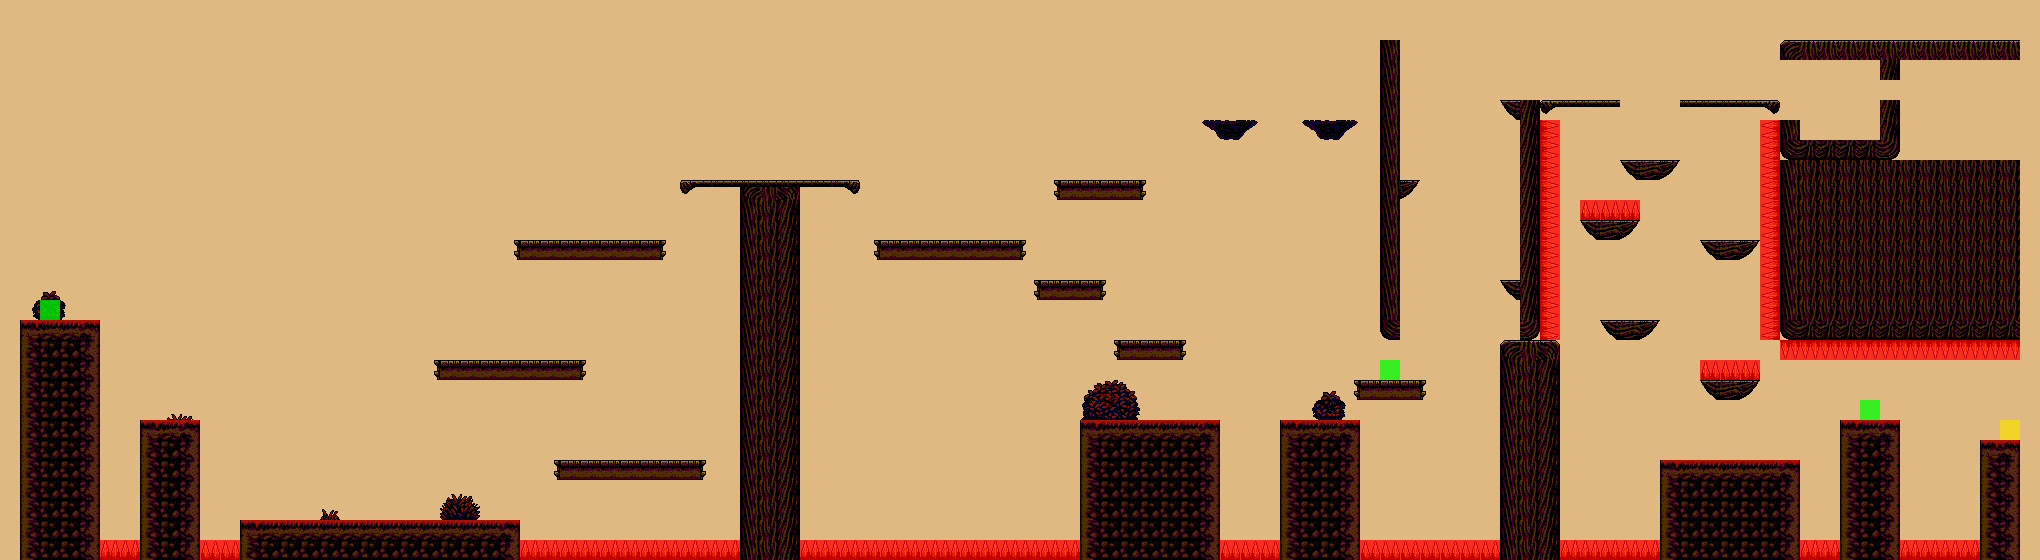

This game map was drawn from its Tiled (.tmx) file and the tilesets committed beside it. A one-line description and the trimmed map source follow:
An orthogonal 102x28 tile map with 20x20 px tiles, 4 tile layers (back, Map, no col, Logic), 2 tilesets and 42 objects.

<map version="1.10" tiledversion="1.11.0" orientation="orthogonal" renderorder="right-down" width="102" height="28" tilewidth="20" tileheight="20" infinite="0" nextlayerid="12" nextobjectid="61">
 <tileset firstgid="1" name="AutumnHillsTileset_8" tilewidth="20" tileheight="20" tilecount="625" columns="25">
  <image source="AutumnHillsTileset_8.png" width="500" height="500" />
 </tileset>
 <tileset firstgid="626" name="metadata" tilewidth="20" tileheight="20" tilecount="3" columns="3">
  <image source="metadata.png" width="60" height="20" />
 </tileset>
 <layer id="10" name="back" width="102" height="28">
  <properties>
   <property name="Draw" type="bool" value="false" />
  </properties>
  <data>[2856 cells, 2856 non-empty, 1 distinct tile ids]</data>
 </layer>
 <imagelayer id="11" name="Capa de Imagen 1" />
 <layer id="6" name="Map" width="102" height="28">
  <properties>
   <property name="Draw" type="bool" value="true" />
  </properties>
  <data>[2856 cells, 678 non-empty, 36 distinct tile ids]</data>
 </layer>
 <layer id="7" name="no col" width="102" height="28">
  <properties>
   <property name="Draw" type="bool" value="true" />
  </properties>
  <data>[2856 cells, 43 non-empty, 21 distinct tile ids]</data>
 </layer>
 <layer id="8" name="Logic" width="102" height="28">
  <properties>
   <property name="Draw" type="bool" value="false" />
  </properties>
  <data>[2856 cells, 94 non-empty, 3 distinct tile ids]</data>
 </layer>
 <objectgroup id="9" name="Collisions">
  <object id="12" x="20" y="320" width="80" height="240" />
  <object id="13" x="140" y="420" width="60" height="140" />
  <object id="14" x="240" y="520" width="280" height="40" />
  <object id="15" x="440" y="360" width="140" height="20" />
  <object id="16" x="560" y="460" width="140" height="20" />
  <object id="17" x="520" y="240" width="140" height="20" />
  <object id="20" x="680" y="180" width="180" height="20" />
  <object id="21" x="740" y="200" width="60" height="360" />
  <object id="22" x="880" y="240" width="140" height="20" />
  <object id="23" x="1040" y="280" width="60" height="20" />
  <object id="24" x="1060" y="180" width="80" height="20" />
  <object id="25" x="1120" y="340" width="60" height="20" />
  <object id="26" x="1080" y="420" width="140" height="140" />
  <object id="27" x="1360" y="380" width="60" height="20" />
  <object id="28" x="1280" y="420" width="80" height="140" />
  <object id="29" x="1380" y="40" width="20" height="300" />
  <object id="30" x="1200" y="120" width="60" height="20" />
  <object id="31" x="1300" y="120" width="60" height="20" />
  <object id="33" x="1520" y="100" width="20" height="240" />
  <object id="34" x="1500" y="340" width="60" height="220" />
  <object id="35" x="1500" y="280" width="20" height="20" />
  <object id="36" x="1400" y="180" width="20" height="20" />
  <object id="37" x="1500" y="100" width="20" height="20" />
  <object id="38" x="1540" y="100" width="80" height="20" />
  <object id="39" x="1680" y="100" width="100" height="20" />
  <object id="40" x="1780" y="40" width="240" height="20" />
  <object id="41" x="1880" y="60" width="20" height="20" />
  <object id="42" x="1880" y="100" width="20" height="40" />
  <object id="43" x="1780" y="120" width="20" height="20" />
  <object id="44" x="1780" y="140" width="120" height="20" />
  <object id="45" x="1780" y="160" width="240" height="180" />
  <object id="46" x="1660" y="459.333" width="140" height="100.667" />
  <object id="47" x="1840" y="418.667" width="60" height="141.333" />
  <object id="48" x="1980" y="440" width="40" height="120" />
  <object id="49" x="1600" y="320" width="60" height="20" />
  <object id="50" x="1700" y="240" width="60" height="20" />
  <object id="51" x="1620" y="160" width="60" height="20" />
  <object id="53" x="1580" y="220" width="60" height="20" />
  <object id="54" x="1700" y="380" width="60" height="20" />
  <object id="55" x="0" y="40" width="20" height="520" />
  <object id="58" x="2020" y="40" width="20" height="520" />
  <object id="59" x="0" y="0" width="2040" height="40" />
 </objectgroup>
</map>
